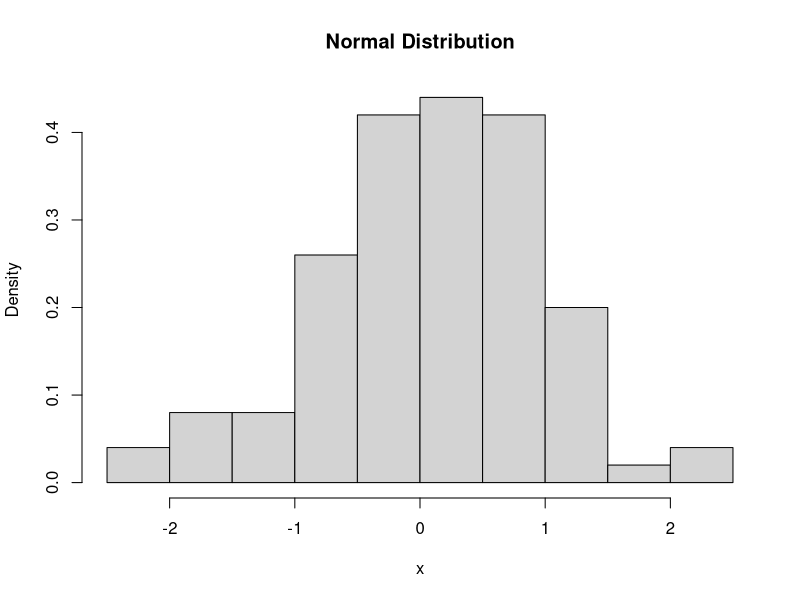
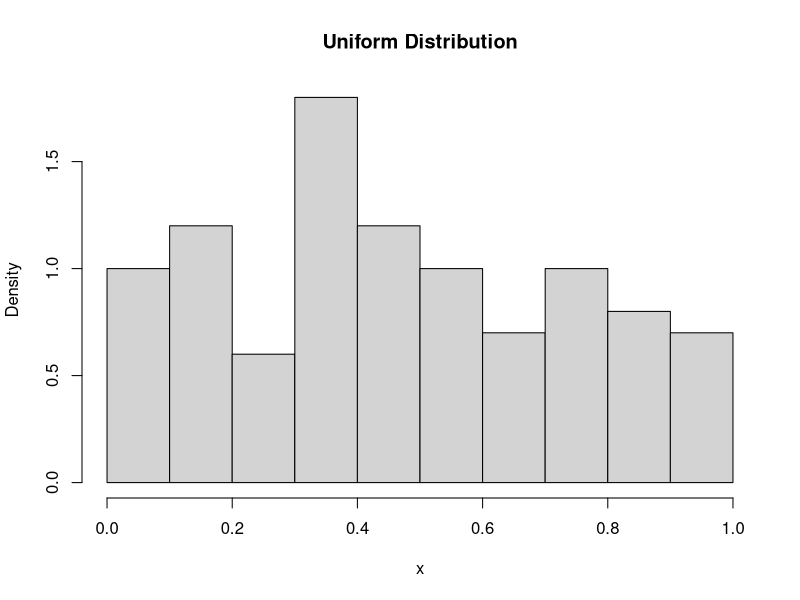

Source code (R) for these figures, in order:

# Normal Distribution
x <- rnorm(100)
print(x)
pdf("normal-hist.pdf")
hist(x, freq = FALSE, main = "Normal Distribution")
dev.off()

# Uniform Distribution
x <- runif(100)
print(x)
pdf("uniform-hist.pdf")
hist(x, freq = FALSE, main = "Uniform Distribution")
dev.off()
